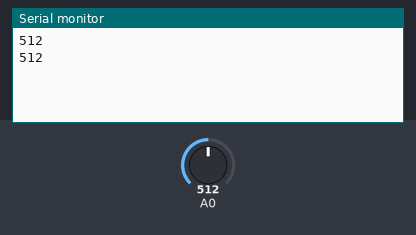
A sketch run on a simulated Arduino Uno, built with avr-gcc and run on an emulated ATmega328P. Parts: the last lines printed to the serial monitor. Inputs (shaded band) come from the test bench; at power-on: A0 = 512.

Above: at 1.6 s.
1.7 s: A0 set to 716
At 1.7 s:
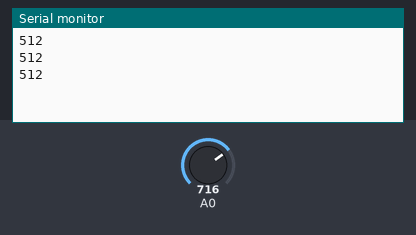
3.2 s: A0 set to 900
At 3.9 s:
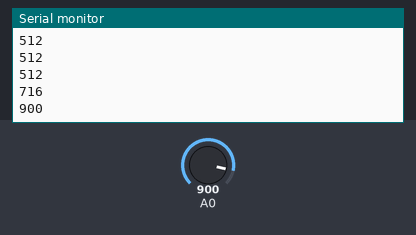
Timing chart, 0 to 6.2 s (numbered marks = the images above; inputs shaded):
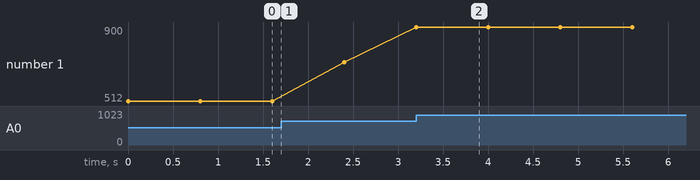

The sketch:

soil_moisture.ino
```cpp
void setup() {
  // put your setup code here, to run once:
 // pinMode(2,OUTPUT);
  Serial.begin(9600);
}

void loop() {
  // put your main code here, to run repeatedly:
  Serial.println(analogRead(A0));
  delay(800);
 // if(analogRead(A0) > 800)
    //digitalWrite(2,1);
  //else
   // digitalWrite(2,0);
}
```

Measured:
- after the input at 3.2 s, the serial monitor: prints a new line at once (image 2)
- plotted number 1: 512 → 716 after the input at 1.7 s, 716 → 900 after the input at 3.2 s
